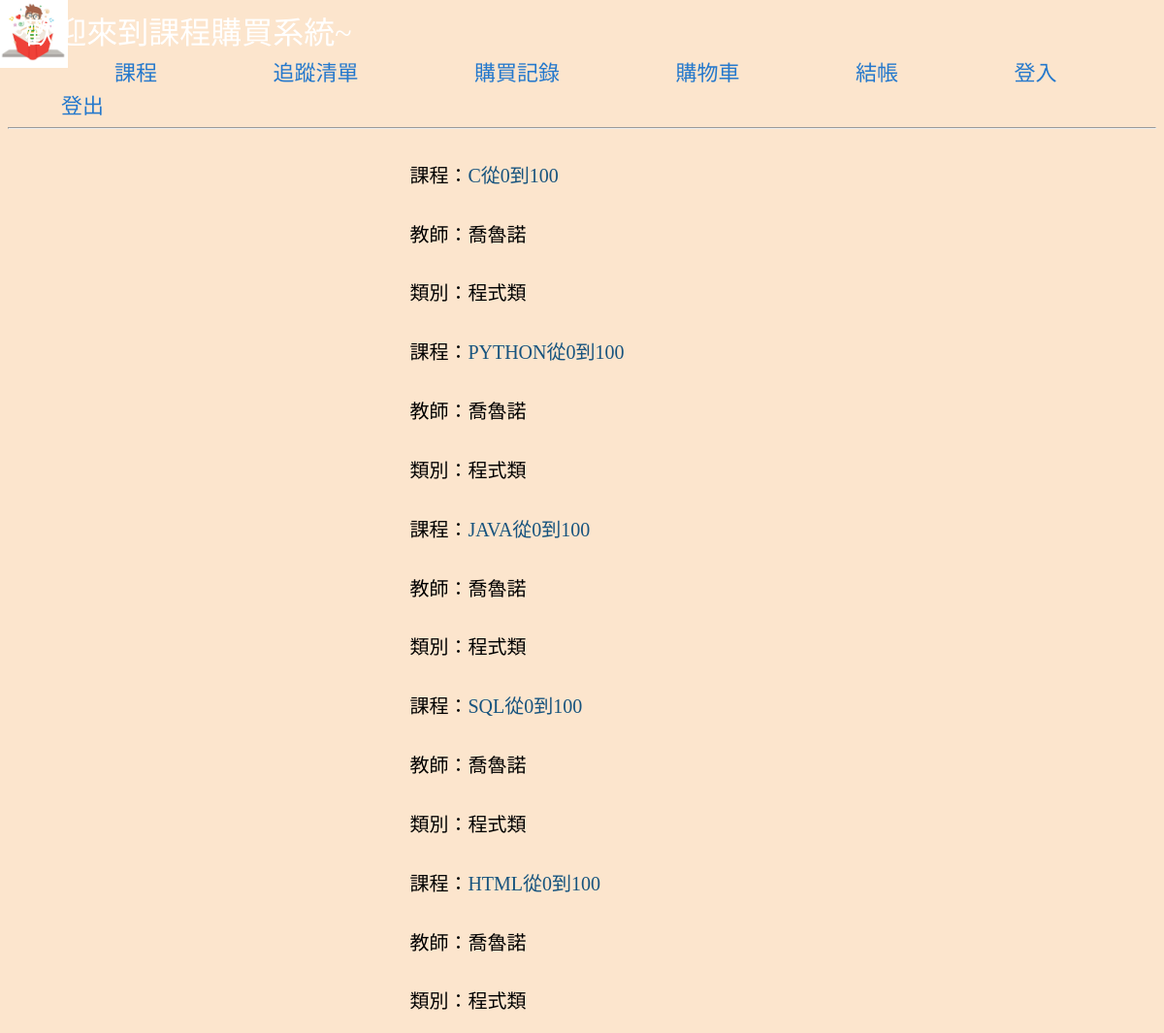
The page /class/detail.php?teacher=喬魯諾 on the database its author committed.
### tables this page shows
create table class(
    id int auto_increment primary key, 
	class varchar(200) not null, 
	teacher varchar(200) not null,
    className varchar(200) not null

);

### class/detail.php (the view)
<?php require '../header.php'; ?>
<?php require 'menu.php'; ?>
<?php
$pdo=new PDO('mysql:host=localhost;dbname=class;charset=utf8', 'staff', '123');
$sql=$pdo->prepare('select * from class where teacher=?');
$sql->execute([$_REQUEST['teacher']]);
foreach ($sql->fetchAll() as $row) {
    $className=$row['className'];
    echo '<p>課程：','<a href="classdetail.php?Name=',$className, '">', $row['className'], '</a>';
    echo '<form action="cart-insert.php" method="post">';
    echo '<p>教師：', $row['teacher'], '</p>';
    echo '<p>類別：', $row['class'], '</p>';
    }
?>
<?php require '../footer.php'; ?>

### style.css (style rules this page uses)
body { background-color: #fce5cd; background-image: url(read.jpg); background-size: 70px 70px; background-repeat: no-repeat; background-position: top left; background-attachment: fixed; }
a { color: #16537e; text-decoration: none; }
p { font-size: 20px; padding-left: 35%; padding-top: 1%; }

### rows shown on the page
class: className "C從0到100", teacher "喬魯諾", class "程式類"
class: className "PYTHON從0到100", teacher "喬魯諾", class "程式類"
class: className "JAVA從0到100", teacher "喬魯諾", class "程式類"
class: className "SQL從0到100", teacher "喬魯諾", class "程式類"
class: className "HTML從0到100", teacher "喬魯諾", class "程式類"
